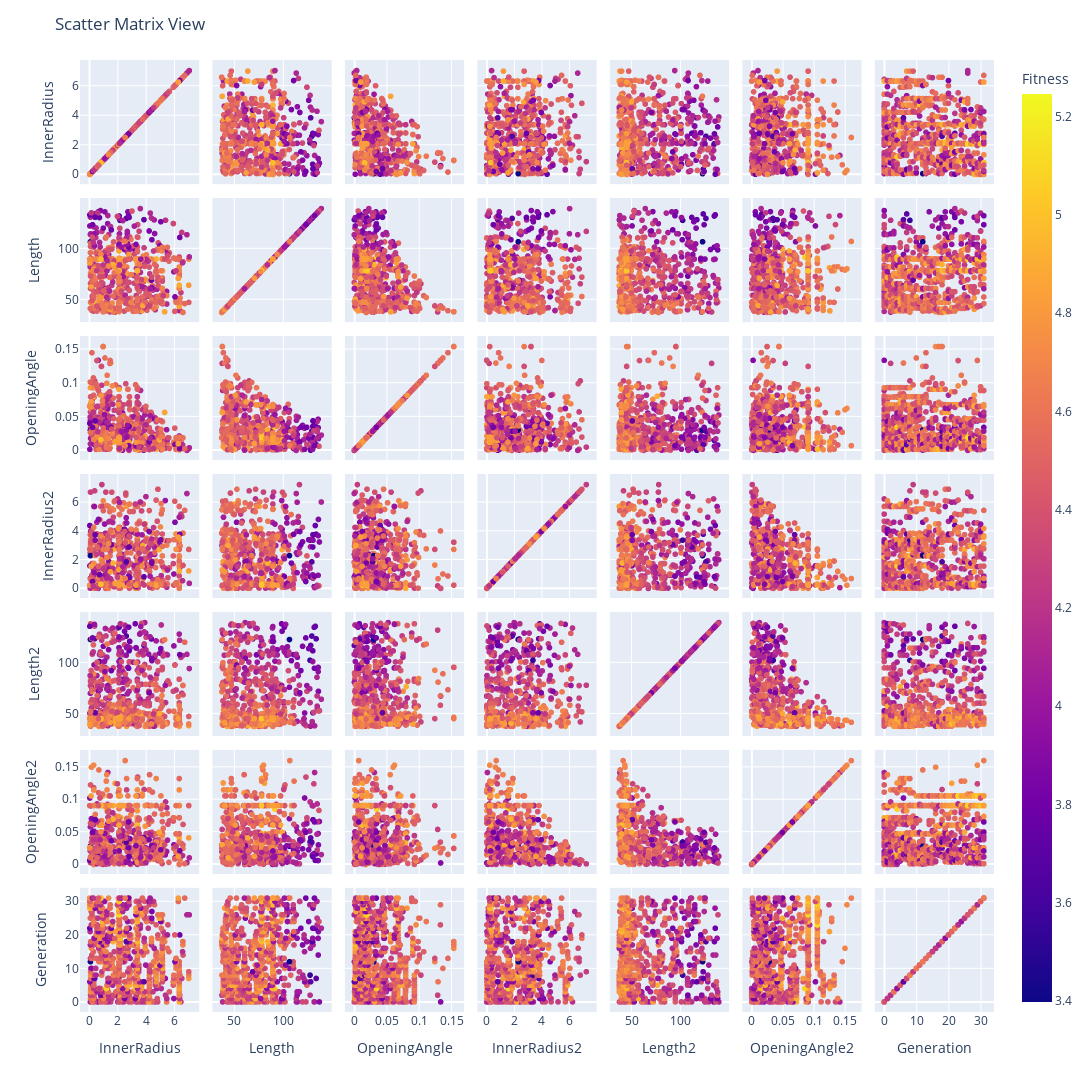

Source (notebook cell):
### Code cell
import plotly.express as px

fig = px.scatter_matrix(df, dimensions=df.columns[:-1], color="Fitness")
# fig = px.scatter_matrix(df, dimensions=df.columns[:], color="Fitness")
fig.update_layout(width=1500, height=1500, title="Scatter Matrix View")

fig.show()

### Figure 1 — Plotly figure (JSON) as saved in the notebook; plotly's stock layout.template omitted (floating-point values rounded to 4 significant figures; data arrays with more than 128 entries replaced by an {"elided": "..."} marker saying what was removed)
{"data": [{"dimensions": [{"axis": {"matches": true}, "label": "InnerRadius", "values": {"elided": "1600 float values"}}, {"axis": {"matches": true}, "label": "Length", "values": {"elided": "1600 float values"}}, {"axis": {"matches": true}, "label": "OpeningAngle", "values": {"elided": "1600 float values"}}, {"axis": {"matches": true}, "label": "InnerRadius2", "values": {"elided": "1600 float values"}}, {"axis": {"matches": true}, "label": "Length2", "values": {"elided": "1600 float values"}}, {"axis": {"matches": true}, "label": "OpeningAngle2", "values": {"elided": "1600 float values"}}, {"axis": {"matches": true}, "label": "Generation", "values": {"elided": "1600 int values"}}], "hovertemplate": "%{xaxis.title.text}=%{x}<br>%{yaxis.title.text}=%{y}<br>Fitness=%{marker.color}<extra></extra>", "legendgroup": "", "marker": {"color": {"elided": "1600 float values"}, "coloraxis": "coloraxis", "symbol": "circle"}, "name": "", "showlegend": false, "type": "splom"}], "layout": {"coloraxis": {"colorbar": {"title": {"text": "Fitness"}}, "colorscale": [[0, "#0d0887"], [0.1111, "#46039f"], [0.2222, "#7201a8"], [0.3333, "#9c179e"], [0.4444, "#bd3786"], [0.5556, "#d8576b"], [0.6667, "#ed7953"], [0.7778, "#fb9f3a"], [0.8889, "#fdca26"], [1, "#f0f921"]]}, "dragmode": "select", "height": 1500, "legend": {"tracegroupgap": 0}, "margin": {"t": 60}, "title": {"text": "Scatter Matrix View"}, "width": 1500}}
